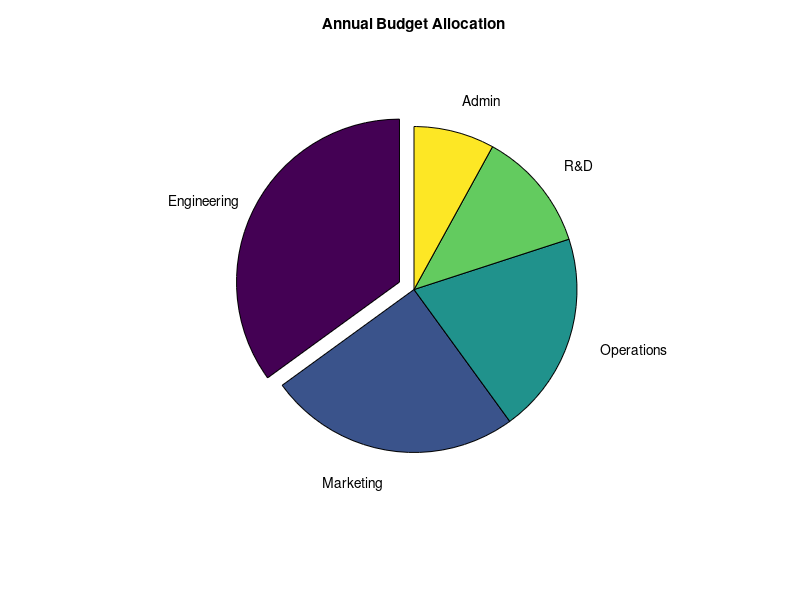

Source code (MATLAB):
values = [35 25 20 12 8];
labels = {'Engineering', 'Marketing', 'Operations', 'R&D', 'Admin'};
explode = [1 0 0 0 0];

pie(values, explode, labels);
title('Annual Budget Allocation');
